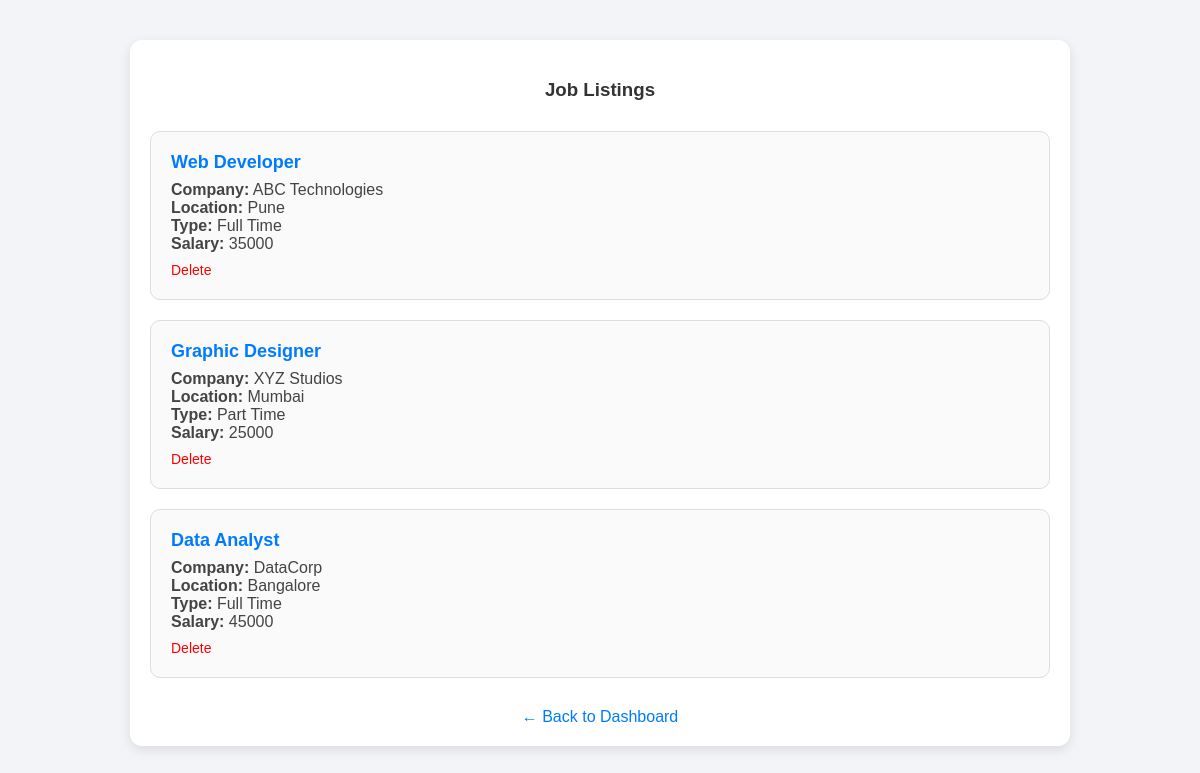
/admin/view-jobs.php, run on the app's committed database.
### tables this page shows
CREATE TABLE IF NOT EXISTS jobs (
    id INT AUTO_INCREMENT PRIMARY KEY,
    title VARCHAR(255) NOT NULL,
    company VARCHAR(255) NOT NULL,
    location VARCHAR(255) NOT NULL,
    salary INT NOT NULL,
    type VARCHAR(50) NOT NULL,
    description TEXT,
    created_at TIMESTAMP DEFAULT CURRENT_TIMESTAMP
);

### admin/view-jobs.php (the view, shortened to what this page needs)
<?php
include('../db/config.php');
$result = $conn->query("SELECT * FROM jobs ORDER BY created_at DESC");
?>
<!DOCTYPE html>
<html lang="en">
<head>
</head>
<body>
<div class="container">
    <h3>Job Listings</h3>
    <?php while($row = $result->fetch_assoc()): ?>
        <div class="job-card">
            <div class="job-title"><?php echo $row['title']; ?></div>
            <div class="job-info">
                <strong>Company:</strong> <?php echo $row['company']; ?><br>
                <strong>Location:</strong> <?php echo $row['location']; ?><br>
                <strong>Type:</strong> <?php echo $row['type']; ?><br>
                <strong>Salary:</strong> <?php echo $row['salary']; ?>
            </div>
            <a class="delete-btn" href="delete-job.php?id=<?php echo $row['id']; ?>" onclick="return confirm('Are you sure you want to delete this job?');">Delete</a>
        </div>
    <?php endwhile; ?>
    <div class="back-link">
        <a href="dashboard.php">← Back to Dashboard</a>
    </div>
</div>
</body>
</html>

### admin/view-jobs.php (style rules this page uses)
body { font-family: Arial, sans-serif; background: #f2f4f8; margin: 0; padding: 0; }
.container { max-width: 900px; margin: 40px auto; padding: 20px; background: white; border-radius: 12px; box-shadow: 0 4px 12px rgba(0,0,0,0.1); }
h3 { text-align: center; margin-bottom: 30px; color: #333; }
.job-card { border: 1px solid #ddd; border-radius: 10px; padding: 20px; margin-bottom: 20px; background: #fafafa; }
.job-title { font-size: 18px; font-weight: bold; color: #007bff; }
.job-info { margin: 8px 0; color: #444; }
.delete-btn { color: red; text-decoration: none; font-size: 14px; }
.back-link { text-align: center; margin-top: 30px; }
.back-link a { color: #007bff; text-decoration: none; }

### data on the page
jobs: title "Web Developer", company "ABC Technologies", location "Pune", type "Full Time", salary "35000"
jobs: title "Graphic Designer", company "XYZ Studios", location "Mumbai", type "Part Time", salary "25000"
jobs: title "Data Analyst", company "DataCorp", location "Bangalore", type "Full Time", salary "45000"
